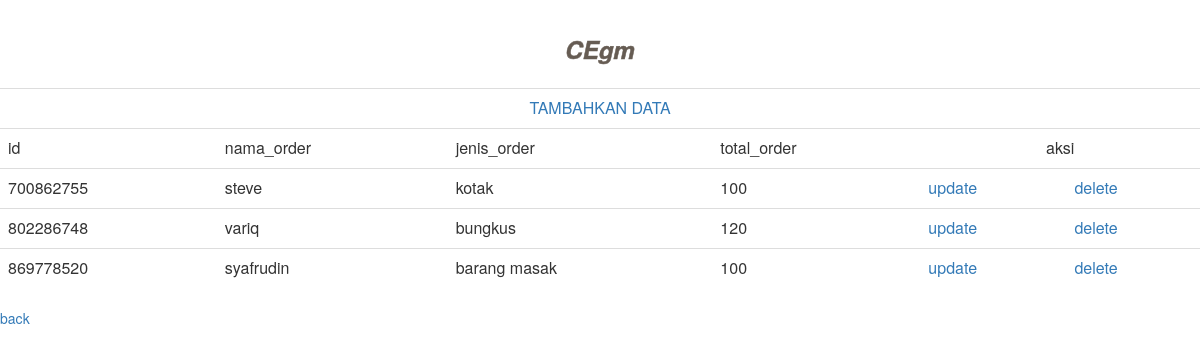
Screenshot of /total order.php with the database file from the repository.
### tables this page shows
CREATE TABLE `total_order` (
  `id` int(11) NOT NULL,
  `nama_order` varchar(50) DEFAULT NULL,
  `jenis_order` varchar(50) DEFAULT NULL,
  `total_order` varchar(50) DEFAULT NULL
);

### total order.php (the view, shortened to what this page needs)
<html>
    <link rel="stylesheet" href="https://maxcdn.bootstrapcdn.com/bootstrap/3.4.1/css/bootstrap.min.css">
</head>
<body>
<div>
  <h3>CEgm</h3>
</div>
    <table  border="0" class="table table-hover table-responsive">
        <tr>
        <td colspan="9." align="center"><a href="tambah_total_order.php">TAMBAHKAN DATA </a></td></tr>
        <td>id</TD>
        <td>nama_order</td>
        <td>jenis_order</td>
        <td>total_order</td>
        <td colspan="2" align="center">aksi</td>
        <?php
        include "koneksi.php";
        $data = mysqli_query($koneksi,"SELECT * FROM total_order");
        while ($d = mysqli_fetch_array($data)){
        ?>
        <tr>
        <td><?php echo $d['id'];?></TD>
        <td><?php echo $d['nama_order'];?></TD>
        <td><?php echo $d['jenis_order'];?></TD>
        <td><?php echo $d['total_order'];?></TD>
        <td><a href="upd_total_order.php?update=<?php echo $d['id'];?>">update</td></a>
        <td><a href="delete_total_order.php?delete=<?php echo $d['id'];?>">delete</td></a>
        <?php
       } ?>
    </table>
    <a href="dashboard.php">back</a>
</html>

### total order.php (style rules this page uses)
* { box-sizing: border-box; }
body { margin: 0; background-color: white ; }
h3 { padding:16px; text-align: center; color: #665c53; font-style: italic ; font-weight : bold; -webkit-text-stroke-width: 0.5px; -webkit-text-stroke-color: #665c53; }

### rows the page displays
total_order: id "700862755", nama_order "steve", jenis_order "kotak", total_order "100"
total_order: id "802286748", nama_order "variq", jenis_order "bungkus", total_order "120"
total_order: id "869778520", nama_order "syafrudin", jenis_order "barang masak", total_order "100"
